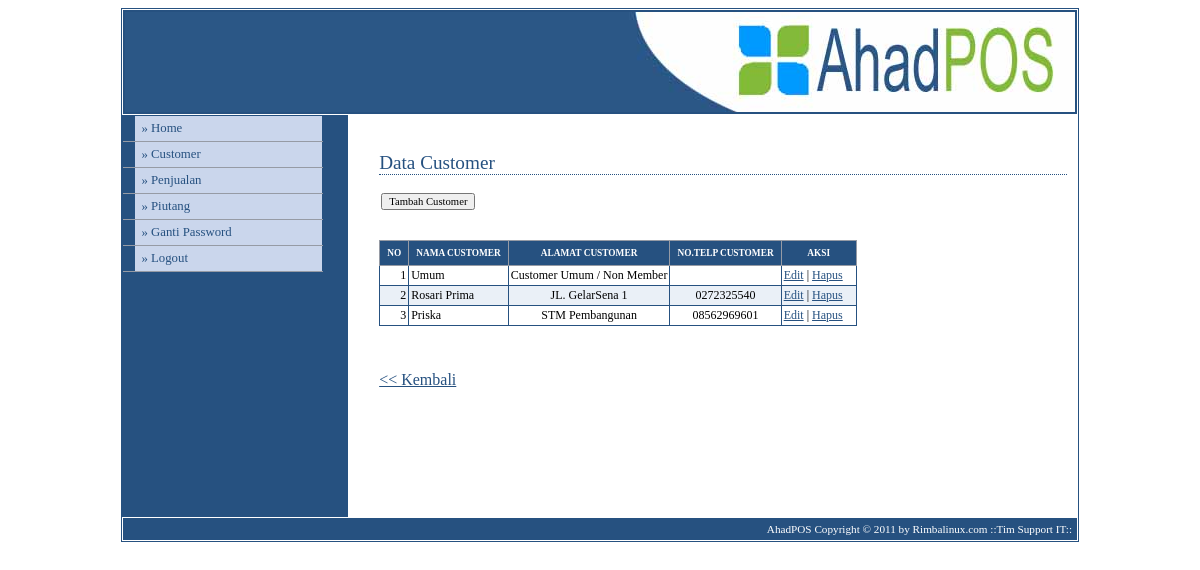
/sistem/media.php?module=customer (signed in), run on the app's committed database.
### tables this page shows
CREATE TABLE IF NOT EXISTS `modul` (
  `idModul` int(3) NOT NULL,
  `namaModul` varchar(50) DEFAULT NULL,
  `link` varchar(50) DEFAULT NULL,
  `publish` enum('Y','N') DEFAULT NULL,
  `idLevelUser` int(2) DEFAULT NULL,
  `urutan` int(3) DEFAULT NULL,
  `last_update` date DEFAULT NULL,
  PRIMARY KEY  (`idModul`)
);

CREATE TABLE IF NOT EXISTS `customer` (
  `idCustomer` varchar(10) NOT NULL,
  `namaCustomer` varchar(30) DEFAULT NULL,
  `alamatCustomer` varchar(50) DEFAULT NULL,
  `telpCustomer` varchar(15) DEFAULT NULL,
  `keterangan` text,
  `uname` varchar(8) DEFAULT NULL,
  `pwd` varchar(35) DEFAULT NULL,
  `last_update` date DEFAULT NULL,
  PRIMARY KEY  (`idCustomer`)
);

### sistem/modul/mod_customer.php (the view, shortened to what this page needs)
<?php
switch($_GET[act]){
  default:
    echo "<h2>Data Customer</h2>
          <form method=POST action='?module=customer&act=tambahcustomer'>
          <input type=submit value='Tambah Customer'></form>
          <br/>
          <table class=tableku>
          <tr><th>no</th><th>Nama Customer</th><th>Alamat Customer</th>
                <th>No.Telp Customer</th><th>aksi</th></tr>";
    $tampil=mysql_query("select idCustomer, namaCustomer, alamatCustomer, telpCustomer from customer");
    $no=1;
    while ($r=mysql_fetch_array($tampil)){
        if(($no % 2) == 0){
            $warna = "#EAF0F7";
	}
	else{
            $warna = "#FFFFFF";
	}
	echo "<tr bgcolor=$warna>";
       echo "<td align=right class=td>$no</td>
             <td class=td>$r[namaCustomer]</td>
             <td align=center class=td>$r[alamatCustomer]</td>
             <td align=center class=td>$r[telpCustomer]</td>
             <td class=td width=70><a href=?module=customer&act=editcustomer&id=$r[idCustomer]>Edit</a> |
	               <a href=./aksi.php?module=customer&act=hapus&id=$r[idCustomer]>Hapus</a>
             </td></tr>";
      $no++;
    }
    echo "</table>
    <p>&nbsp;</p>
    <a href=javascript:history.go(-1)><< Kembali</a>";
    break;
}
?>

### sistem/media.php (shortened to what this page needs)
<?php
if (empty($_SESSION[namauser]) AND empty($_SESSION[passuser])){
  echo "<link href='../config/adminstyle.css' rel='stylesheet' type='text/css'>
 <center>Untuk mengakses modul, Anda harus login <br>";
  echo "<a href=index.php><b>LOGIN</b></a></center>";
}
else{
?><!DOCTYPE html PUBLIC "-//W3C//DTD XHTML 1.0 Transitional//EN" "http://www.w3.org/TR/xhtml1/DTD/xhtml1-transitional.dtd">
<html xmlns="http://www.w3.org/1999/xhtml">
<head>
<link href="../config/adminstyle.css" rel="stylesheet" type="text/css" />
</head>
<body>
<table width="850" align="center" class=body>
  <tr>
    <td colspan="2">
      <div id="header">
      </div>
    </td>
  </tr>
  <tr>
    <td width="200" height="400" valign=top class=bckgrndmenu>
    	<div id="menu">
	      <ul>
	        <li><a href=?module=home>&#187; Home</a></li>
	        <?php include "menu.php"; ?>
	        <li><a href=logout.php>&#187; Logout</a></li>
	      </ul>
 		</div>
    </td>
    <td width="650" valign=top>
      <div id="content">
		<?php include "content.php"; ?>
      </div>
    </td>
  </tr>
  <tr>
    <td colspan="2" align=right>
    	<div id="footer">
			<a href="http://ahadpos.com/"><font color=white>AhadPOS</a></a> Copyright &copy; 2011 by Rimbalinux.com ::Tim Support IT::
		</div>
	</td>
  </tr>
</table>
</body>
</html>
<?php
}
?>

### sistem/menu.php (shortened to what this page needs)
<?php
include "modul/function.php";
if ($_SESSION[leveluser]=='admin'){
  $sql="select namaModul,link from modul order by urutan ";
}
elseif ($_SESSION[leveluser]=='gudang'){
  $sql="select * from modul m, leveluser lu where m.idLevelUser = lu.idLevelUser and levelUser='gudang' and publish='Y' order by urutan";
}
elseif ($_SESSION[leveluser]=='kasir'){
  $sql="select * from modul m, leveluser lu where m.idLevelUser = lu.idLevelUser and levelUser='kasir' and publish='Y' order by urutan";
}
else{
  $sql="select * from modul m, leveluser lu where m.idLevelUser = lu.idLevelUser and levelUser='semua' and publish='Y' order by urutan";
}
$hasil = mysql_query($sql);
while ($data=mysql_fetch_array($hasil)){
  echo "<li><a href='$data[link]'>&#187; $data[namaModul]</a></li>";
}
$semua = mysql_query("select * from modul where idLevelUser = 1");
while ($dataSemua=mysql_fetch_array($semua)){
  echo "<li><a href='$dataSemua[link]'>&#187; $dataSemua[namaModul]</a></li>";
}
?>

### sistem/content.php (shortened to what this page needs)
<?php
if ($_GET[module]=='home'){
  $kas = getKasAwal($_SESSION[iduser]);
  $uang = getUangKasir($_SESSION[iduser]);
  echo "<h2>Selamat Datang</h2>
          <p>Hai <b>$_SESSION[namauser]</b>, id Anda = <b>$_SESSION[iduser]</b>.
          Anda menjabat sebagai <b>$_SESSION[leveluser]</b>
          di sistem ini. Pergunakanlah dengan bijak jabatan Anda.</p>
          <p>Kas Awal Anda adalah : <b>Rp.$kas</b></p>
          <p>Uang Transaksi : <b>Rp.$uang</b></p>
          <p>&nbsp;</p>
	";
        $handle = false;
	if ($handle === false) {
		echo "<p>(Berita terbaru seputar AhadPOS bisa didapatkan dari : <br /><a href=http://www.rimbalinux.com/projects/ahadpos/news.html>http://www.rimbalinux.com/projects/ahadpos/news.html</a> dan <a href=http://ahadpos.com>AhadPOS.com</a>)</p>";
	} else {
		echo "
		<center>
		<p><IFRAME SRC=http://www.rimbalinux.com/projects/ahadpos/news.html WIDTH=450 HEIGHT=150>
		<p>(Berita terbaru seputar AhadPOS bisa didapatkan dari : <br /><a href=http://www.rimbalinux.com/projects/ahadpos/news.html>http://www.rimbalinux.com/projects/ahadpos/news.html</a> dan <a href=http://ahadpos.com>AhadPOS.com</a>)</p>
		</IFRAME></p>
		</center>
		";
	}
  echo "          <p>&nbsp;</p>
          <p align=right>Waktu Login Saat ini: ";
  echo tgl_indo(date("Y m d"));
  echo " | ";
  echo date("H:i");
  echo "</p>";
}
elseif ($_GET[module]=='user'){
  include "modul/mod_user.php";
}
elseif ($_GET[module]=='modul'){
  include "modul/mod_modul.php";
}
elseif ($_GET[module]=='satuan_barang'){
  include "modul/mod_satuan_barang.php";
}
elseif ($_GET[module]=='kategori_barang'){
  include "modul/mod_kategori_barang.php";
}
elseif ($_GET[module]=='rak'){
  include "modul/mod_rak.php";
}
elseif ($_GET[module]=='barang'){
  include "modul/mod_barang.php";
}
elseif ($_GET[module]=='supplier'){
  include "modul/mod_supplier.php";
}
elseif ($_GET[module]=='customer'){
  include "modul/mod_customer.php";
}
elseif ($_GET[module]=='pembelian_barang'){
  include "modul/mod_beli_barang.php";
}
elseif ($_GET[module]=='penjualan_barang'){
  include "modul/mod_jual_barang.php";
}
elseif ($_GET[module]=='hutang'){
  include "modul/mod_hutang.php";
}
elseif ($_GET[module]=='piutang'){
  include "modul/mod_piutang.php";
}
elseif ($_GET[module]=='kasir'){
  include "modul/mod_kasir.php";
}
elseif ($_GET[module]=='laporan'){
  include "modul/mod_laporan.php";
}
elseif ($_GET[module]=='workstation'){
  include "modul/mod_manage_workstation.php";
}
elseif ($_GET[module]=='ganti_password'){
  include "modul/mod_user.php";
}
?>

### config/adminstyle.css (style rules this page uses)
body { font-family: Tahoma; }
#header { position: relative; background-image: url(../image/header.jpg); background-repeat: no-repeat; margin-right: auto; margin-left: auto; width: 950px; border: 2px solid #265180; padding-top: 100px; text-align: left; }
#content { margin-left: 30px; padding: 20px 10px 0 0; }
#content p { font-size: 75%; line-height: 1.8em; padding-left: 2em; }
#menu ul { list-style: none; margin: 0; padding: 0; border: none; }
#menu li { width: 200px; border-bottom: 1px solid #969BA5; margin: 0; padding: 0; font-size: 80%; vertical-align: bottom; }
#menu a:link, #menu a:visited { display: block; padding: 5px 5px 5px 0.5em; border-left: 12px solid #265180; border-right: 1px solid #265180; background-color: #CAD6EC; color: #265180; text-decoration: none; }
.bckgrndmenu { background-color: #265180; border-color: #265180; }
#footer { padding: 5px 5px 5px 5px; font-size: 70%; color: #FFFFFF; background-color: #265180; border-color: #265180; }
a:link,a:visited { color:#265180; }
h2 { font: normal 120% Georgia; color: #265180; background-color: transparent; border-bottom: 1px dotted #265180; }
table { border-collapse: collapse; }
.tableku { font-family: Tahoma; font-size: 10pt; border-width: 1px; border-collapse: collapse; margin: 10px 0px; border: 1px solid #265180; padding: 2px; }
.td { border: 1px solid #265180; padding: 2px; font-size: 9pt; }
form { font-size: 10pt; padding: 2px; }
th { color: #FFFFFF; font-size: 7pt; text-transform: uppercase; text-align: center; padding: 0.75em; border-width: 1px; border-style: solid; border-color: #969BA5; border-collapse: collapse; background-color: #265180; }
input,textarea,select { font-family: Tahoma; font-size: 8pt; }
.body { font-family: Tahoma; border-color: #265180; border-width: 1px; border-style: solid; }

### data on the page
modul: namaModul "Customer"
modul: namaModul "Penjualan"
modul: namaModul "Piutang"
modul: namaModul "Ganti Password"
customer: namaCustomer "Umum", alamatCustomer "Customer Umum / Non Member"
customer: namaCustomer "Rosari Prima", alamatCustomer "JL. GelarSena 1", telpCustomer "0272325540"
customer: namaCustomer "Priska", alamatCustomer "STM Pembangunan", telpCustomer "08562969601"
